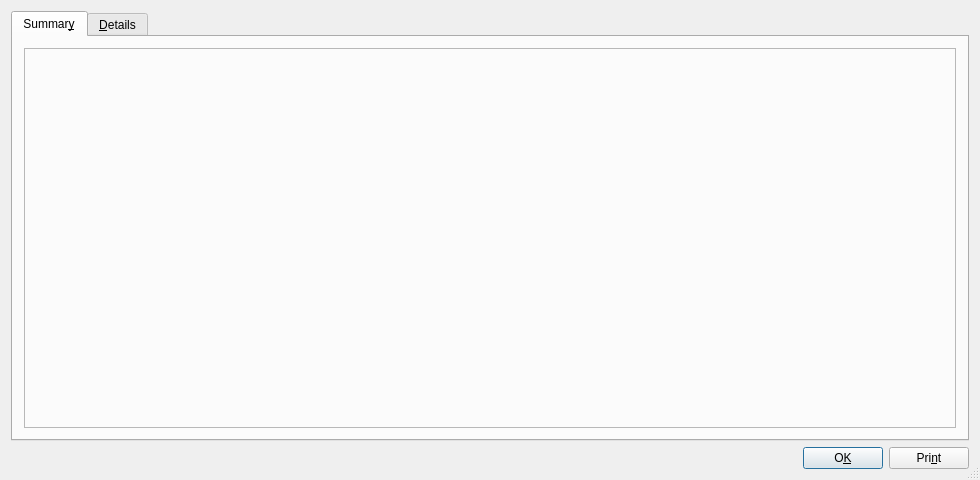
<?xml version="1.0" encoding="UTF-8"?>
<ui version="4.0">
 <class>KReconciliationReportDlgDecl</class>
 <widget class="QDialog" name="KReconciliationReportDlgDecl">
  <property name="geometry">
   <rect>
    <x>0</x>
    <y>0</y>
    <width>980</width>
    <height>480</height>
   </rect>
  </property>
  <property name="windowTitle">
   <string>Reconciliation report</string>
  </property>
  <property name="sizeGripEnabled">
   <bool>true</bool>
  </property>
  <layout class="QVBoxLayout">
   <item>
    <widget class="QTabWidget" name="m_tabWidget">
     <widget class="QWidget" name="tab">
      <attribute name="title">
       <string>Summar&amp;y</string>
      </attribute>
      <layout class="QVBoxLayout">
       <item>
        <widget class="Q3Frame" name="m_summaryFrame">
         <property name="frameShape">
          <enum>QFrame::StyledPanel</enum>
         </property>
         <property name="frameShadow">
          <enum>QFrame::Raised</enum>
         </property>
         <layout class="QVBoxLayout"/>
        </widget>
       </item>
      </layout>
     </widget>
     <widget class="QWidget" name="tab">
      <attribute name="title">
       <string>&amp;Details</string>
      </attribute>
      <layout class="QVBoxLayout">
       <item>
        <widget class="Q3Frame" name="m_detailsFrame">
         <property name="frameShape">
          <enum>QFrame::StyledPanel</enum>
         </property>
         <property name="frameShadow">
          <enum>QFrame::Raised</enum>
         </property>
         <layout class="QVBoxLayout"/>
        </widget>
       </item>
      </layout>
     </widget>
    </widget>
   </item>
   <item>
    <layout class="QHBoxLayout">
     <item>
      <spacer name="spacer12">
       <property name="orientation">
        <enum>Qt::Horizontal</enum>
       </property>
       <property name="sizeType">
        <enum>QSizePolicy::Expanding</enum>
       </property>
       <property name="sizeHint" stdset="0">
        <size>
         <width>40</width>
         <height>20</height>
        </size>
       </property>
      </spacer>
     </item>
     <item>
      <widget class="QPushButton" name="m_okButton">
       <property name="text">
        <string>O&amp;K</string>
       </property>
      </widget>
     </item>
     <item>
      <widget class="QPushButton" name="m_printButton">
       <property name="text">
        <string>Pri&amp;nt</string>
       </property>
      </widget>
     </item>
    </layout>
   </item>
  </layout>
 </widget>
 <layoutdefault spacing="6" margin="11"/>
 <pixmapfunction>qPixmapFromMimeSource</pixmapfunction>
 <customwidgets>
  <customwidget>
   <class>Q3Frame</class>
   <extends>QFrame</extends>
   <header>Qt3Support/Q3Frame</header>
   <container>1</container>
  </customwidget>
 </customwidgets>
 <resources/>
 <connections>
  <connection>
   <sender>m_okButton</sender>
   <signal>clicked()</signal>
   <receiver>KReconciliationReportDlgDecl</receiver>
   <slot>close()</slot>
   <hints>
    <hint type="sourcelabel">
     <x>20</x>
     <y>20</y>
    </hint>
    <hint type="destinationlabel">
     <x>20</x>
     <y>20</y>
    </hint>
   </hints>
  </connection>
 </connections>
</ui>
